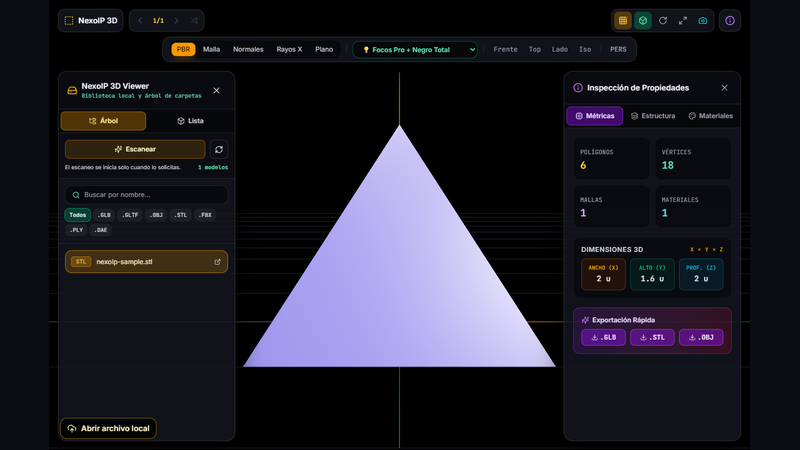
#> input picture assets/thumbs/nexoip.png, 800 x 450 px, found by its file name
$ python make-thumbs.py
#> lines starting #> are read from the running program, lines starting #| are printed output that depends on the picture
"""Build the gallery thumbnails from each project's own published screenshots.

Sources are the images already committed in the projects' repositories (or
served by their live deployments), so the gallery shows the real products rather
than mock-ups. Output is WebP at twice the display width, which is the smallest
format that still looks right on a high-density screen.
"""
import os
from PIL import Image

HERE = os.path.dirname(os.path.abspath(__file__))
SRC = os.path.join(HERE, "..", "_src")
OUT = os.path.join(HERE, "..", ".github", "assets")

WIDTH = 560          # 2x the ~280px a three-column cell gets on GitHub
ASPECT = 16 / 10
QUALITY = 74

# name -> (source file, vertical crop anchor)
JOBS = {
    "p-nexoip": ("nexoip.png", "center"),
    "p-iplinux": ("iplinux.png", "top"),
    "p-toolkit": ("toolkit.png", "top"),
    "p-e36": ("e36.png", "center"),
    "p-warpod": ("warpod.png", "center"),
    "p-easylocalhost": ("easylocalhost.png", "top"),
}


def crop_to_aspect(im, anchor):
#> called with anchor = 'center'
    w, h = im.size
#> w = 800; h = 450
    target_h = int(w / ASPECT)
#> target_h = 500
    if target_h <= h:
        top = 0 if anchor == "top" else (h - target_h) // 2
        return im.crop((0, top, w, top + target_h))
    target_w = int(h * ASPECT)
#> target_w = 720
    left = (w - target_w) // 2
#> left = 40
    return im.crop((left, 0, left + target_w, h))
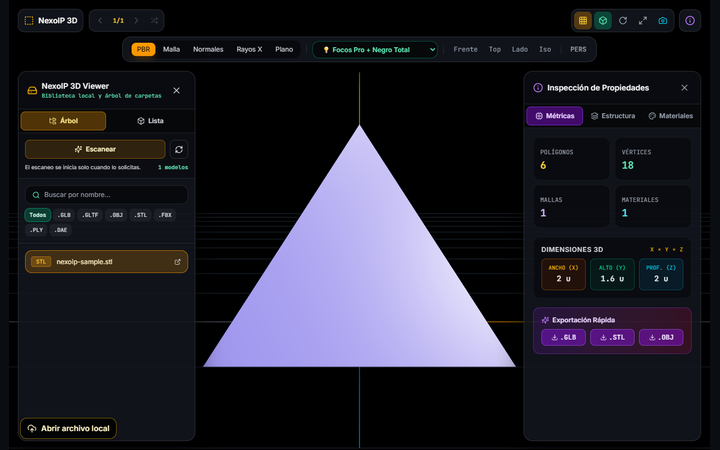
#> returned value: PIL image 720x450 RGB; mean R, G, B 33.9, 33, 43.1


os.makedirs(OUT, exist_ok=True)
total = 0
for name, (src, anchor) in JOBS.items():
    path = os.path.join(SRC, src)
    if not os.path.exists(path):
        print("MISSING", src)
        continue
    im = Image.open(path).convert("RGB")
    im = crop_to_aspect(im, anchor)
    im = im.resize((WIDTH, int(WIDTH / ASPECT)), Image.LANCZOS)
#> im: PIL image 560x350 RGB
    dst = os.path.join(OUT, name + ".webp")
    im.save(dst, "WEBP", quality=QUALITY, method=6)
    size = os.path.getsize(dst)
    total += size
    print(f"{name}.webp  {im.size[0]}x{im.size[1]}  {size/1024:.1f} KB")
#| p-nexoip.webp  560x350  8.8 KB

print(f"TOTAL {total/1024:.1f} KB")
